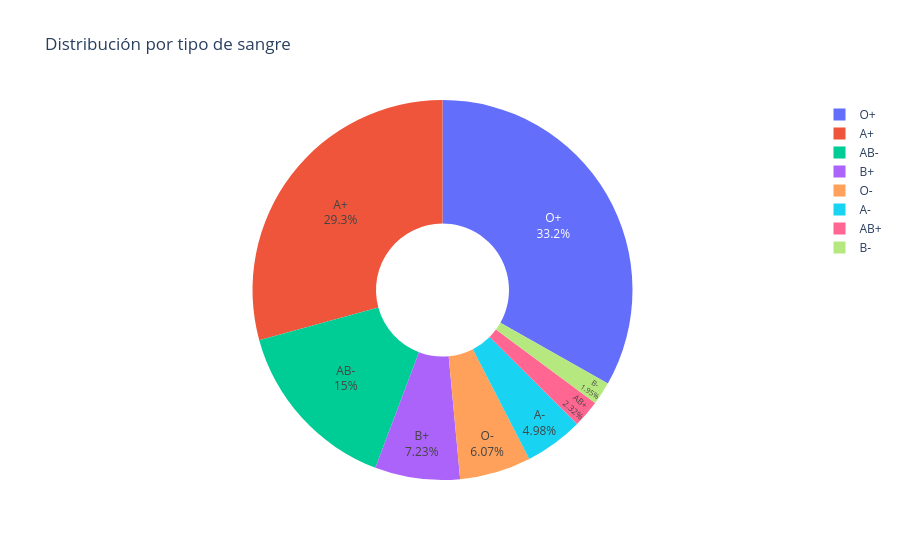

Notebook code cell kept with this figure:
### Markdown cell above
### Tipo de sangre de nuestra muestra

Parece ser real comparado con la realidad, parece real

### Code cell
conteo_sangre = (
    data["Blood Type"]
    .astype(str)
    .str.strip()
    .value_counts()
    .reset_index()
)
conteo_sangre.columns = ["Blood Type", "Cantidad"]

fig = px.pie(
    conteo_sangre,
    names="Blood Type",
    values="Cantidad",
    title="Distribución por tipo de sangre",
    hole=0.35
)

fig.update_traces(textposition="inside", textinfo="percent+label")
fig.update_layout(template="plotly_white")
fig.show()

### Figure 1 — Plotly figure (JSON) as saved in the notebook; plotly's stock layout.template omitted (floating-point values rounded to 4 significant figures)
{"data": [{"domain": {"x": [0, 1], "y": [0, 1]}, "hole": 0.35, "hovertemplate": "Blood Type=%{label}<br>Cantidad=%{value}<extra></extra>", "labels": ["O+", "A+", "AB-", "B+", "O-", "A-", "AB+", "B-"], "legendgroup": "", "name": "", "showlegend": true, "textinfo": "percent+label", "textposition": "inside", "type": "pie", "values": [1992, 1755, 900, 434, 364, 299, 139, 117]}], "layout": {"legend": {"tracegroupgap": 0}, "title": {"text": "Distribución por tipo de sangre"}}}
